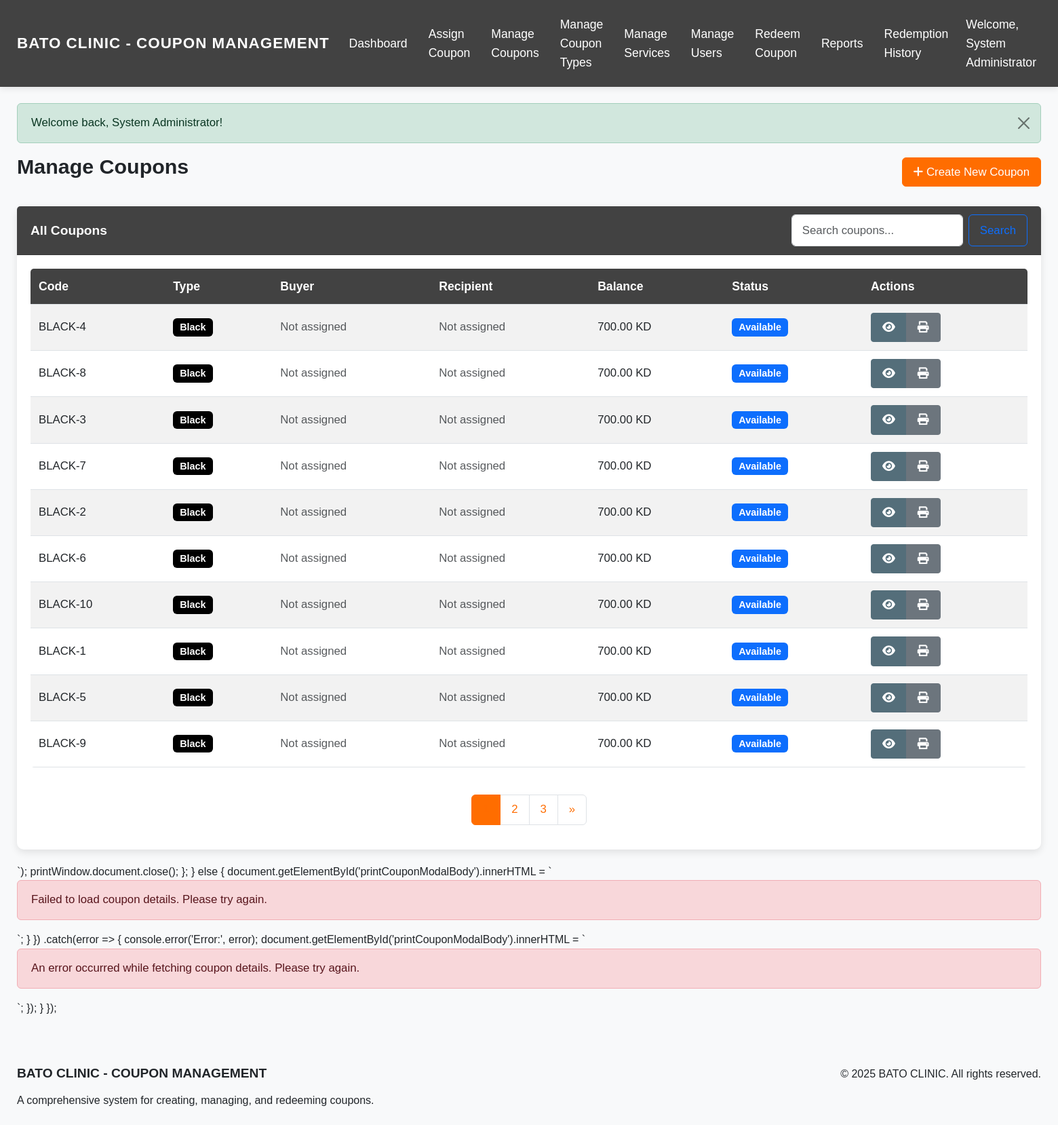
Page /admin/manage_coupons_new.php (signed in) on the committed database.
### tables this page shows
CREATE TABLE coupons (
    id INT AUTO_INCREMENT PRIMARY KEY,
    code VARCHAR(20) NOT NULL UNIQUE,
    coupon_type_id INT NOT NULL,
    buyer_id INT,
    recipient_id INT,
    initial_balance DECIMAL(10, 2) NOT NULL,
    current_balance DECIMAL(10, 2) NOT NULL,
    issue_date DATE,
    status ENUM('available', 'assigned', 'fully_redeemed') NOT NULL DEFAULT 'available',
    created_at TIMESTAMP DEFAULT CURRENT_TIMESTAMP,
    updated_at TIMESTAMP DEFAULT CURRENT_TIMESTAMP ON UPDATE CURRENT_TIMESTAMP,
    FOREIGN KEY (coupon_type_id) REFERENCES coupon_types(id),
    FOREIGN KEY (buyer_id) REFERENCES users(id),
    FOREIGN KEY (recipient_id) REFERENCES users(id),
    INDEX (code),
    INDEX (buyer_id),
    INDEX (recipient_id),
    INDEX (status)
);

CREATE TABLE coupon_types (
    id INT AUTO_INCREMENT PRIMARY KEY,
    name ENUM('Black', 'Gold', 'Silver') NOT NULL,
    description TEXT,
    value DECIMAL(10, 2) NOT NULL,
    created_at TIMESTAMP DEFAULT CURRENT_TIMESTAMP,
    updated_at TIMESTAMP DEFAULT CURRENT_TIMESTAMP ON UPDATE CURRENT_TIMESTAMP
);

### models/Coupon.php (called while the page is built, shortened)
<?php
class Coupon {
    private $conn;
    private $table_name = "coupons";
    public function __construct($db) {
        $this->conn = $db;
    }
    public function countAll($search = '') {
        $query = "SELECT COUNT(*) as total
                  FROM " . $this->table_name . " c
                  LEFT JOIN users b ON c.buyer_id = b.id
                  LEFT JOIN users r ON c.recipient_id = r.id
                  WHERE c.code LIKE ? OR b.full_name LIKE ? OR r.full_name LIKE ?";
        $stmt = $this->conn->prepare($query);
        $searchTerm = "%" . htmlspecialchars(strip_tags($search)) . "%";
        $stmt->bindParam(1, $searchTerm);
        $stmt->bindParam(2, $searchTerm);
        $stmt->bindParam(3, $searchTerm);
        $stmt->execute();
        $row = $stmt->fetch(PDO::FETCH_ASSOC);
        return $row['total'];
    }
    public function readAll($page = 1, $limit = 10, $search = '') {
        $offset = ($page - 1) * $limit;
        $query = "SELECT c.*, ct.name as coupon_type_name,
                         b.full_name as buyer_name,
                         COALESCE(r.full_name,
                            (SELECT rl.recipient_name FROM redemption_logs rl
                             WHERE rl.coupon_id = c.id
                             ORDER BY rl.redemption_date DESC, rl.redemption_time DESC
                             LIMIT 1)
                         ) as recipient_name,
                         (SELECT COUNT(*) FROM redemption_logs WHERE coupon_id = c.id) as redemption_count,
                         (SELECT COUNT(DISTINCT recipient_name) FROM redemption_logs WHERE coupon_id = c.id) as unique_recipients,
                         CASE
                            WHEN c.status = 'assigned' THEN 1
                            WHEN c.recipient_id IS NOT NULL THEN 1
                            WHEN (SELECT COUNT(*) FROM redemption_logs WHERE coupon_id = c.id) > 0 THEN 1
                            ELSE 0
                         END as has_recipients
                  FROM " . $this->table_name . " c
                  LEFT JOIN coupon_types ct ON c.coupon_type_id = ct.id
                  LEFT JOIN users b ON c.buyer_id = b.id
                  LEFT JOIN users r ON c.recipient_id = r.id
                  LEFT JOIN (
                      SELECT coupon_id, COUNT(*) as log_count
                      FROM redemption_logs
                      GROUP BY coupon_id
                  ) rl ON c.id = rl.coupon_id
                  WHERE c.code LIKE ? OR b.full_name LIKE ? OR
                        c.id IN (SELECT coupon_id FROM redemption_logs WHERE recipient_name LIKE ?)
                  ORDER BY ct.name ASC, SUBSTRING(c.code, 1, 1) ASC, CAST(SUBSTRING(c.code, 2) AS UNSIGNED) ASC
                  LIMIT ?, ?";
        $stmt = $this->conn->prepare($query);
        $searchTerm = "%" . htmlspecialchars(strip_tags($search)) . "%";
        $stmt->bindParam(1, $searchTerm);
        $stmt->bindParam(2, $searchTerm);
        $stmt->bindParam(3, $searchTerm);
        $stmt->bindParam(4, $offset, PDO::PARAM_INT);
        $stmt->bindParam(5, $limit, PDO::PARAM_INT);
        $stmt->execute();
        return $stmt;
    }
}
?>

### admin/manage_coupons_new.php (the view, shortened to what this page needs)
<?php
require_once '../models/Coupon.php';
$database = new Database();
$db = $database->getConnection();
$coupon = new Coupon($db);
$search = isset($_GET['search']) ? $_GET['search'] : '';
$page = isset($_GET['page']) ? (int)$_GET['page'] : 1;
$limit = 10;
$coupons = $coupon->readAll($page, $limit, $search);
$totalCoupons = $coupon->countAll($search);
$totalPages = ceil($totalCoupons / $limit);
include_once '../includes/header.php';
?>
<div class="row">
    <div class="col-md-12">
        <div class="d-flex justify-content-between align-items-center mb-4">
            <h2>Manage Coupons</h2>
            <a href="<?php echo BASE_URL; ?>admin/create_coupon.php" class="btn btn-primary">
                <i class="fas fa-plus"></i> Create New Coupon
            </a>
        </div>
    </div>
</div>
<div class="row">
    <div class="col-md-12">
        <div class="card">
            <div class="card-header">
                <div class="d-flex justify-content-between align-items-center">
                    <h5 class="card-title mb-0">All Coupons</h5>
                    <form class="d-flex" action="" method="GET" id="searchForm">
                        <input class="form-control me-2" type="search" placeholder="Search coupons..." name="search" id="searchInput" value="<?php echo htmlspecialchars($search); ?>">
                        <button class="btn btn-outline-primary" type="submit">Search</button>
                    </form>
                </div>
            </div>
            <div class="card-body">
                <div class="table-responsive">
                    <table class="table table-striped table-hover" id="couponsTable">
                        <thead>
                            <tr>
                                <th>Code</th>
                                <th>Type</th>
                                <th>Buyer</th>
                                <th>Recipient</th>
                                <th>Balance</th>
                                <th>Status</th>
                                <th>Actions</th>
                            </tr>
                        </thead>
                        <tbody id="couponsTableBody">
                            <?php if($coupons->rowCount() > 0): ?>
                                <?php while($row = $coupons->fetch(PDO::FETCH_ASSOC)): ?>
                                    <tr>
                                        <td><?php echo $row['code']; ?></td>
                                        <td>
                                            <span class="badge <?php echo strtolower($row['coupon_type_name']) === 'black' ? 'badge-black' : (strtolower($row['coupon_type_name']) === 'gold' ? 'badge-gold' : 'badge-silver'); ?>">
                                                <?php echo $row['coupon_type_name']; ?>
                                            </span>
                                        </td>
                                        <td><?php echo $row['buyer_name'] ? $row['buyer_name'] : '<span class="text-muted">Not assigned</span>'; ?></td>
                                        <td>
                                        <?php
                                        if ($row['status'] == 'assigned') {
                                            $redemptionQuery = "SELECT COUNT(*) as count FROM redemption_logs WHERE coupon_id = ?";
                                            $redemptionStmt = $db->prepare($redemptionQuery);
                                            $redemptionStmt->bindParam(1, $row['id']);
                                            $redemptionStmt->execute();
                                            $redemptionResult = $redemptionStmt->fetch(PDO::FETCH_ASSOC);
                                            $redemptionCount = $redemptionResult['count'];
                                            echo "<span class='badge bg-success'>Assigned</span>";
                                            if ($redemptionCount > 0) {
                                                echo " <span class='badge bg-info'>{$redemptionCount}</span>";
                                                $recipientQuery = "SELECT recipient_name FROM redemption_logs
                                                                  WHERE coupon_id = ?
                                                                  ORDER BY redemption_date DESC, redemption_time DESC
                                                                  LIMIT 1";
                                                $recipientStmt = $db->prepare($recipientQuery);
                                                $recipientStmt->bindParam(1, $row['id']);
                                                $recipientStmt->execute();
                                                $recipient = $recipientStmt->fetch(PDO::FETCH_ASSOC);
                                                if ($recipient) {
                                                    echo "<div><small>" . htmlspecialchars($recipient['recipient_name']) . "</small></div>";
                                                }
                                            }
                                            echo " <a href='view_coupon.php?id={$row['id']}' class='small text-decoration-none'><i class='fas fa-info-circle'></i></a>";
                                        } else {
                                            echo "<span class='text-muted'>Not assigned</span>";
                                        }
                                        ?>
                                        </td>
                                        <td><?php echo number_format($row['current_balance'], 2); ?> KD</td>
                                        <td>
                                            <?php if($row['status'] === 'assigned'): ?>
                                                <span class="badge bg-success">Assigned</span>
                                            <?php elseif($row['status'] === 'fully_redeemed'): ?>
                                                <span class="badge bg-danger">Fully Redeemed</span>
                                            <?php else: ?>
                                                <span class="badge bg-primary">Available</span>
                                            <?php endif; ?>
                                        </td>
                                        <td>
                                            <div class="btn-group">
                                                <a href="view_coupon.php?id=<?php echo $row['id']; ?>" class="btn btn-sm btn-info">
                                                    <i class="fas fa-eye"></i>
                                                </a>
                                                <button class="btn btn-sm btn-secondary print-coupon" data-coupon-id="<?php echo $row['id']; ?>">
                                                    <i class="fas fa-print"></i>
                                                </button>
                                            </div>
                                        </td>
                                    </tr>
                                <?php endwhile; ?>
                            <?php else: ?>
                                <tr>
                                    <td colspan="7" class="text-center">No coupons found</td>
                                </tr>
                            <?php endif; ?>
                        </tbody>
                    </table>
                </div>
                <?php if($totalPages > 1): ?>
                <div class="d-flex justify-content-center mt-4">
                    <nav aria-label="Page navigation">
                        <ul class="pagination">
                            <?php for($i = 1; $i <= $totalPages; $i++): ?>
                                <li class="page-item <?php echo $i == $page ? 'active' : ''; ?>">
                                    <a class="page-link" href="?page=<?php echo $i; ?>&search=<?php echo urlencode($search); ?>"><?php echo $i; ?></a>
                                </li>
                            <?php endfor; ?>
                            <?php if($page < $totalPages): ?>
                                <li class="page-item">
                                    <a class="page-link" href="?page=<?php echo $page + 1; ?>&search=<?php echo urlencode($search); ?>" aria-label="Next">
                                        <span aria-hidden="true">&raquo;</span>
                                    </a>
                                </li>
                            <?php endif; ?>
                        </ul>
                    </nav>
                </div>
                <?php endif; ?>
            </div>
        </div>
    </div>
</div>
                                </body>
                                </html>
                            <div class="alert alert-danger">
                                Failed to load coupon details. Please try again.
                            </div>
                        `;
                    }
                })
                .catch(error => {
                    console.error('Error:', error);
                    document.getElementById('printCouponModalBody').innerHTML = `
                        <div class="alert alert-danger">
                            An error occurred while fetching coupon details. Please try again.
                        </div>
                    `;
                });
        }
    });
<?php
include_once '../includes/footer.php';
?>

### includes/header.php (style rules this page uses)
body { background-color: #f8f9fa; font-family: 'Arial', sans-serif; font-size: 16px; line-height: 1.6; }
.card { border-radius: 10px; box-shadow: 0 4px 12px rgba(0, 0, 0, 0.1); margin-bottom: 20px; background-color: #ffffff; border: none; }
.card-header { background-color: #424242; border-bottom: 1px solid rgba(0, 0, 0, 0.125); font-weight: bold; color: #fff; border-top-left-radius: 10px; border-top-right-radius: 10px; font-size: 1.2rem; padding: 12px 20px; }
.card-body { padding: 20px; font-size: 1.05rem; }
.btn { font-size: 1.05rem; padding: 8px 16px; }
.btn-primary { background-color: #ff6d00; border-color: #ff6d00; }
.btn-info { background-color: #546e7a; border-color: #546e7a; color: #fff; }
.table th { font-weight: 600; background-color: #424242; color: #fff; font-size: 1.1rem; padding: 12px; }
.table td { font-size: 1.05rem; padding: 12px; vertical-align: middle; }
.table { background-color: #ffffff; border-radius: 5px; overflow: hidden; }
.badge { font-size: 0.9rem; padding: 6px 10px; }
.badge-black { background-color: #000; color: #fff; }
.form-control { font-size: 1.05rem; padding: 10px 15px; height: auto; }
.pagination .page-link { color: #ff6d00; font-size: 1.05rem; padding: 8px 16px; }
.pagination .page-item.active .page-link { background-color: #ff6d00; border-color: #ff6d00; }
.table-responsive { overflow-x: auto; }
h1, h2, h3, h4, h5, h6 { font-weight: 600; margin-bottom: 1rem; }
h2 { font-size: 1.9rem; }
h5 { font-size: 1.2rem; }
.alert { font-size: 1.05rem; padding: 15px 20px; }

### rows in the picture
coupons: code "BLACK-4", coupon_type.name "Black", status "Not assigned", current_balance "700.00"
coupons: code "BLACK-8", coupon_type.name "Black", status "Not assigned", current_balance "700.00"
coupons: code "BLACK-3", coupon_type.name "Black", status "Not assigned", current_balance "700.00"
coupons: code "BLACK-7", coupon_type.name "Black", status "Not assigned", current_balance "700.00"
coupons: code "BLACK-2", coupon_type.name "Black", status "Not assigned", current_balance "700.00"
coupons: code "BLACK-6", coupon_type.name "Black", status "Not assigned", current_balance "700.00"
coupons: code "BLACK-10", coupon_type.name "Black", status "Not assigned", current_balance "700.00"
coupons: code "BLACK-1", coupon_type.name "Black", status "Not assigned", current_balance "700.00"
coupons: code "BLACK-5", coupon_type.name "Black", status "Not assigned", current_balance "700.00"
coupons: code "BLACK-9", coupon_type.name "Black", status "Not assigned", current_balance "700.00"

### other values in the picture
$_SESSION['user_name'] "System Administrator"
$_SESSION['message'] "Welcome back, System Administrator!"
